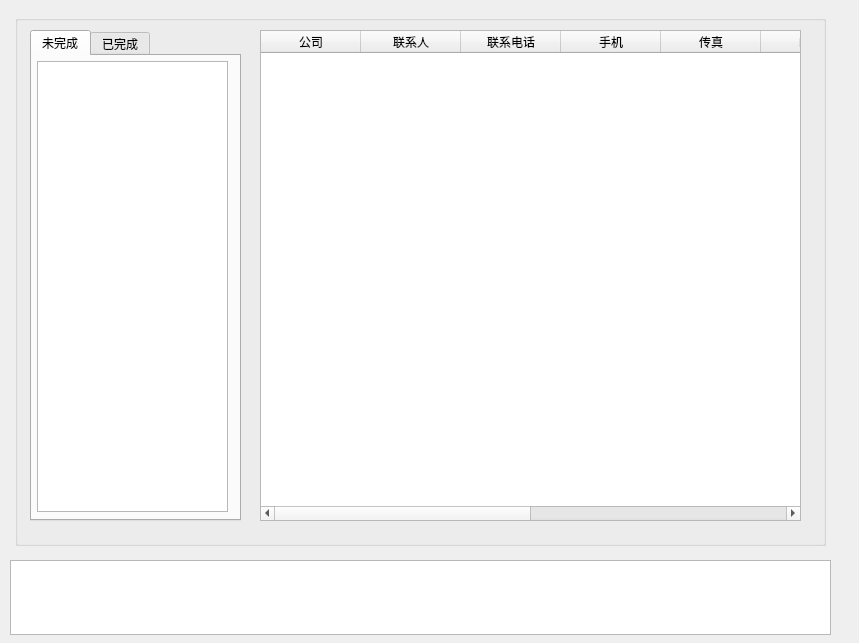
<?xml version="1.0" encoding="UTF-8"?>
<ui version="4.0">
 <class>Dialog</class>
 <widget class="QDialog" name="Dialog">
  <property name="geometry">
   <rect>
    <x>0</x>
    <y>0</y>
    <width>859</width>
    <height>643</height>
   </rect>
  </property>
  <property name="windowTitle">
   <string>Dialog</string>
  </property>
  <widget class="QWidget" name="horizontalLayoutWidget_4">
   <property name="geometry">
    <rect>
     <x>10</x>
     <y>10</y>
     <width>821</width>
     <height>541</height>
    </rect>
   </property>
   <layout class="QGridLayout" name="gdlyMain" rowstretch="1">
    <property name="sizeConstraint">
     <enum>QLayout::SetDefaultConstraint</enum>
    </property>
    <property name="leftMargin">
     <number>5</number>
    </property>
    <property name="topMargin">
     <number>5</number>
    </property>
    <property name="rightMargin">
     <number>5</number>
    </property>
    <property name="bottomMargin">
     <number>5</number>
    </property>
    <item row="0" column="0">
     <widget class="QGroupBox" name="groupBox">
      <property name="title">
       <string/>
      </property>
      <widget class="QWidget" name="horizontalLayoutWidget_3">
       <property name="geometry">
        <rect>
         <x>240</x>
         <y>10</y>
         <width>551</width>
         <height>501</height>
        </rect>
       </property>
       <layout class="QHBoxLayout" name="hzlyTbwResult" stretch="1">
        <property name="leftMargin">
         <number>5</number>
        </property>
        <property name="topMargin">
         <number>5</number>
        </property>
        <property name="rightMargin">
         <number>5</number>
        </property>
        <property name="bottomMargin">
         <number>5</number>
        </property>
        <item>
         <widget class="QTableWidget" name="tbwResult">
          <property name="sizePolicy">
           <sizepolicy hsizetype="Preferred" vsizetype="Preferred">
            <horstretch>0</horstretch>
            <verstretch>0</verstretch>
           </sizepolicy>
          </property>
          <property name="autoFillBackground">
           <bool>true</bool>
          </property>
          <property name="lineWidth">
           <number>2</number>
          </property>
          <property name="midLineWidth">
           <number>1</number>
          </property>
          <property name="wordWrap">
           <bool>false</bool>
          </property>
          <property name="rowCount">
           <number>0</number>
          </property>
          <property name="columnCount">
           <number>10</number>
          </property>
          <column>
           <property name="text">
            <string>公司</string>
           </property>
          </column>
          <column>
           <property name="text">
            <string>联系人</string>
           </property>
          </column>
          <column>
           <property name="text">
            <string>联系电话</string>
           </property>
          </column>
          <column>
           <property name="text">
            <string>手机</string>
           </property>
          </column>
          <column>
           <property name="text">
            <string>传真</string>
           </property>
          </column>
          <column>
           <property name="text">
            <string>邮编</string>
           </property>
          </column>
          <column>
           <property name="text">
            <string>公司主页</string>
           </property>
          </column>
          <column>
           <property name="text">
            <string>公司地址</string>
           </property>
          </column>
          <column>
           <property name="text">
            <string>备注</string>
           </property>
          </column>
          <column/>
         </widget>
        </item>
       </layout>
      </widget>
      <widget class="QWidget" name="horizontalLayoutWidget_5">
       <property name="geometry">
        <rect>
         <x>10</x>
         <y>10</y>
         <width>221</width>
         <height>501</height>
        </rect>
       </property>
       <layout class="QHBoxLayout" name="horizontalLayout">
        <property name="leftMargin">
         <number>5</number>
        </property>
        <property name="topMargin">
         <number>5</number>
        </property>
        <property name="rightMargin">
         <number>5</number>
        </property>
        <property name="bottomMargin">
         <number>5</number>
        </property>
        <item>
         <widget class="QTabWidget" name="tabTasks">
          <property name="sizePolicy">
           <sizepolicy hsizetype="Preferred" vsizetype="Preferred">
            <horstretch>0</horstretch>
            <verstretch>0</verstretch>
           </sizepolicy>
          </property>
          <property name="currentIndex">
           <number>0</number>
          </property>
          <widget class="QWidget" name="tabTaskRuning">
           <property name="statusTip">
            <string>Task is running</string>
           </property>
           <property name="autoFillBackground">
            <bool>false</bool>
           </property>
           <attribute name="title">
            <string>未完成</string>
           </attribute>
           <widget class="QWidget" name="horizontalLayoutWidget">
            <property name="geometry">
             <rect>
              <x>0</x>
              <y>0</y>
              <width>201</width>
              <height>461</height>
             </rect>
            </property>
            <layout class="QHBoxLayout" name="hzlyRunningTask">
             <property name="leftMargin">
              <number>5</number>
             </property>
             <property name="topMargin">
              <number>5</number>
             </property>
             <property name="rightMargin">
              <number>5</number>
             </property>
             <property name="bottomMargin">
              <number>5</number>
             </property>
             <item>
              <widget class="QListWidget" name="listRunningTasks"/>
             </item>
            </layout>
           </widget>
          </widget>
          <widget class="QWidget" name="tabTaskCompleted">
           <attribute name="title">
            <string>已完成</string>
           </attribute>
           <widget class="QWidget" name="horizontalLayoutWidget_2">
            <property name="geometry">
             <rect>
              <x>0</x>
              <y>0</y>
              <width>201</width>
              <height>461</height>
             </rect>
            </property>
            <layout class="QHBoxLayout" name="hzlyCompletedTask">
             <property name="sizeConstraint">
              <enum>QLayout::SetDefaultConstraint</enum>
             </property>
             <property name="leftMargin">
              <number>5</number>
             </property>
             <property name="topMargin">
              <number>5</number>
             </property>
             <property name="rightMargin">
              <number>5</number>
             </property>
             <property name="bottomMargin">
              <number>5</number>
             </property>
             <item>
              <widget class="QListWidget" name="listCompletedTasks"/>
             </item>
            </layout>
           </widget>
          </widget>
         </widget>
        </item>
       </layout>
      </widget>
     </widget>
    </item>
   </layout>
  </widget>
  <widget class="QWidget" name="horizontalLayoutWidget_6">
   <property name="geometry">
    <rect>
     <x>10</x>
     <y>560</y>
     <width>821</width>
     <height>75</height>
    </rect>
   </property>
   <layout class="QHBoxLayout" name="horizontalLayout_2">
    <item>
     <widget class="QListWidget" name="ltOutput"/>
    </item>
   </layout>
  </widget>
 </widget>
 <resources/>
 <connections/>
</ui>
